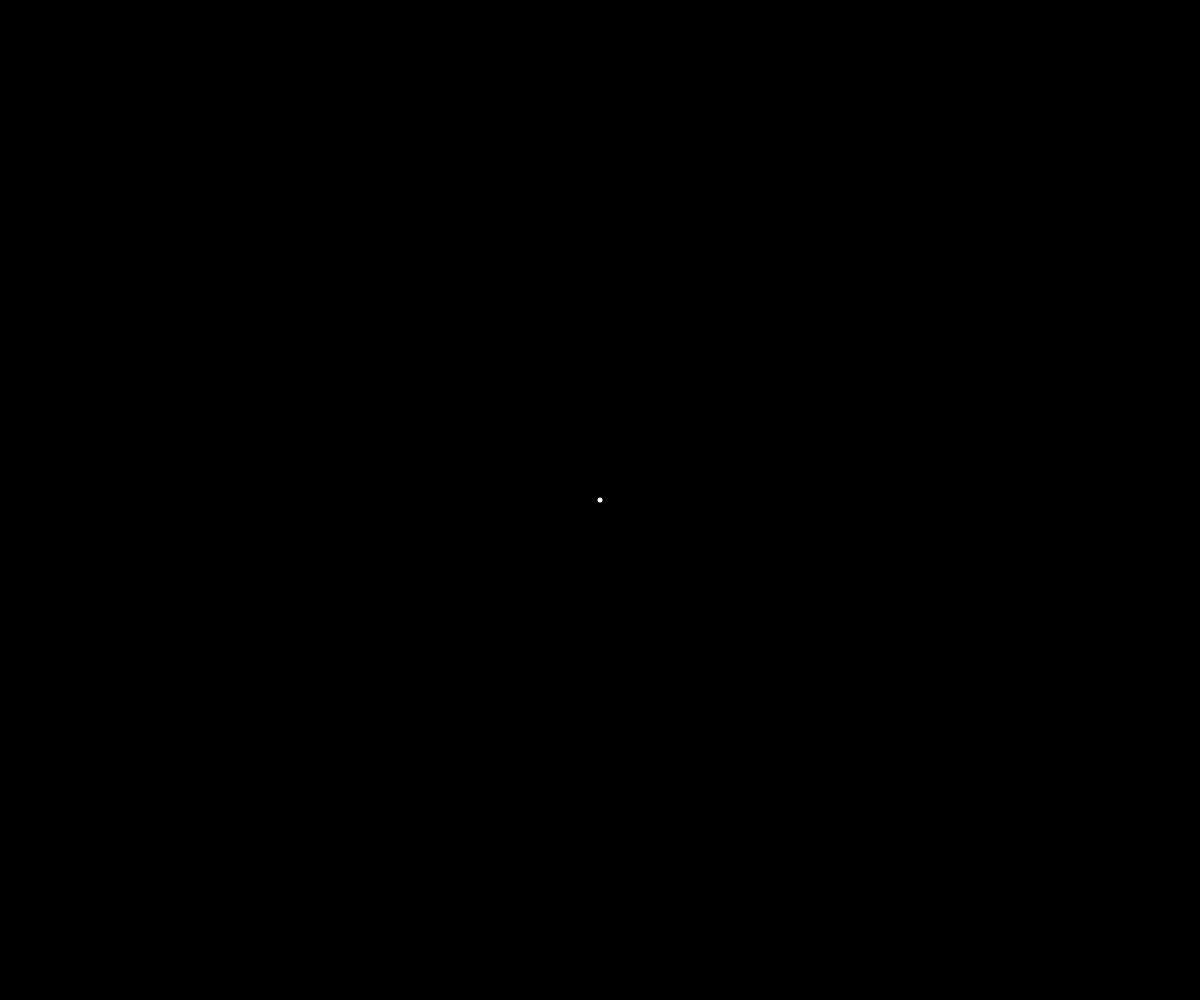
Frame 1 (no input)
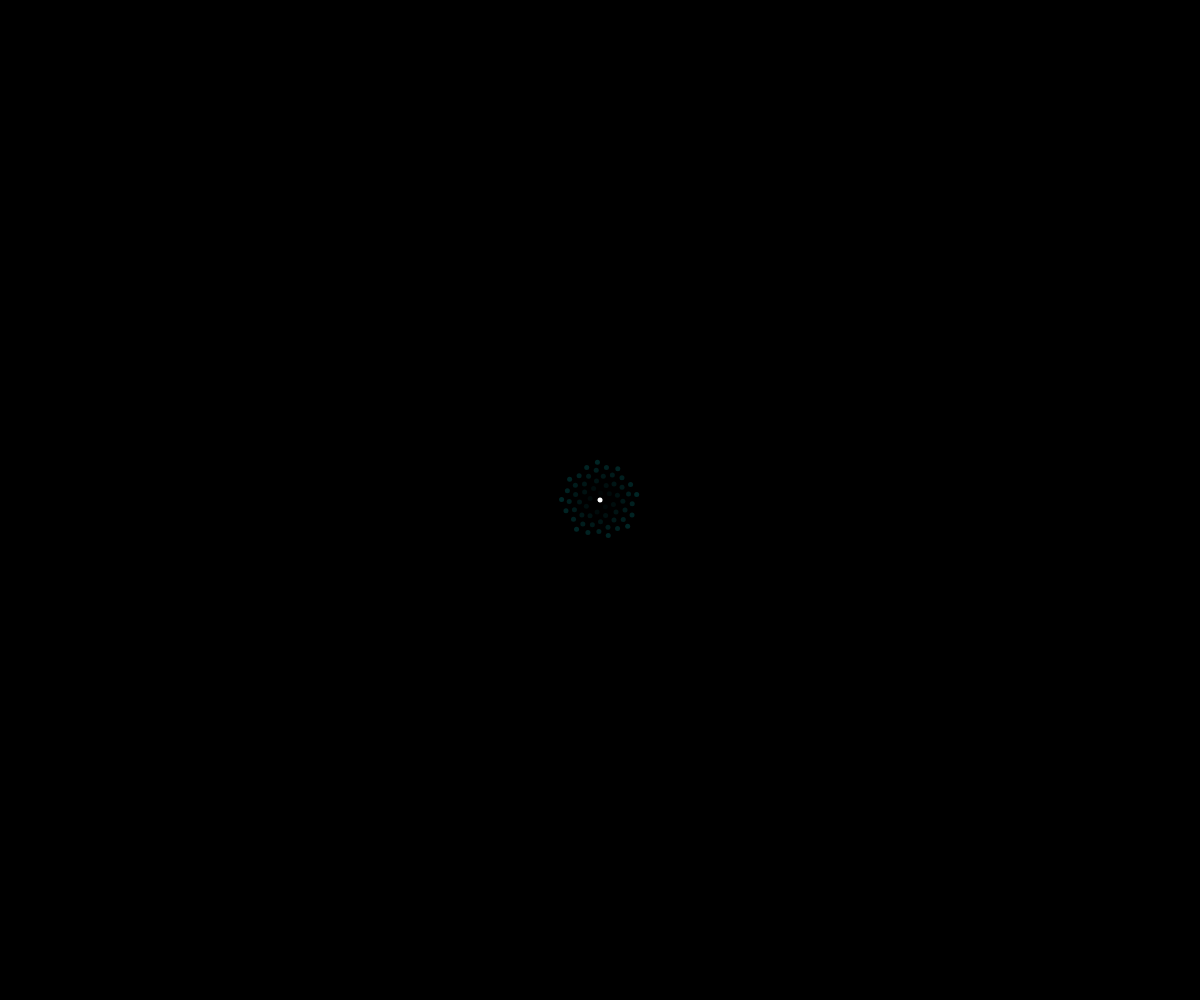
Frame 60 (no input)
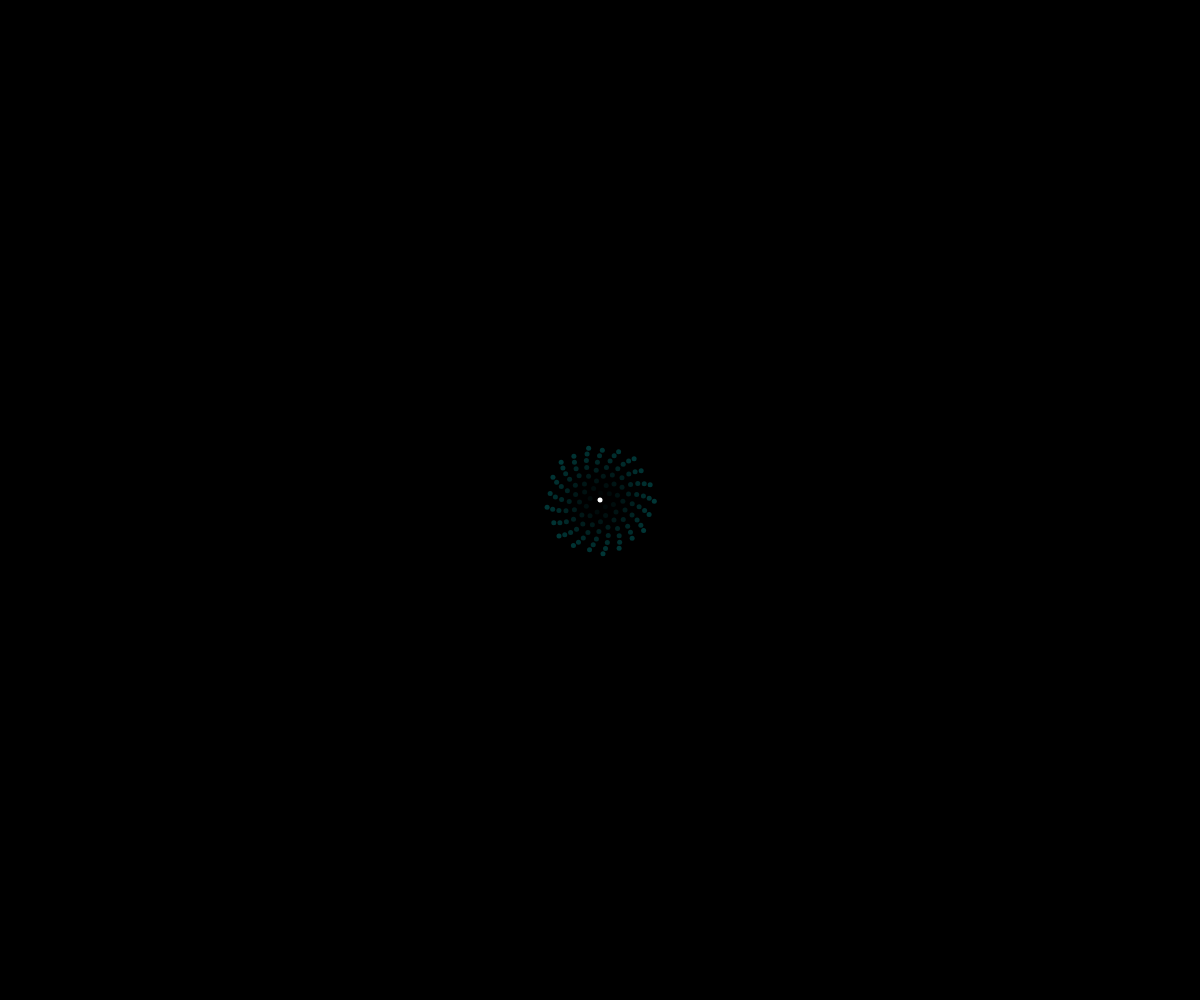
Frame 120 (the mouse pressed at the canvas centre since frame 60)

The p5.js sketch that drew these frames (run headless with seeded random() and noise() and a simulated clock; from frame 60 on, the mouse is pressed at the canvas centre):

// p5.js sketch
// ── sketch.js
let x, y;
let n = 0;
const angle = 137.3;
let r;
const c = 5;

function setup() {
  createCanvas(window.innerWidth, window.innerHeight);
  angleMode(DEGREES);
  background(0);
}

function draw() {
  //background(0);
  translate(width / 2, height / 2);
  
  //fill(random(0, 255), random(0, 255), random(0, 255));
  fill(0, r % 255, r % 255);
  //fill(255);
  noStroke();
  
  phi = n * angle;
  r = c * sqrt(n);
  
  x = r * cos(phi);
  y = r * sin(phi);
  
  ellipse(x, y, 5);
  
  n += 1;
}

function windowResized() {
  resizeCanvas(window.innerWidth, window.innerHeight);
}
